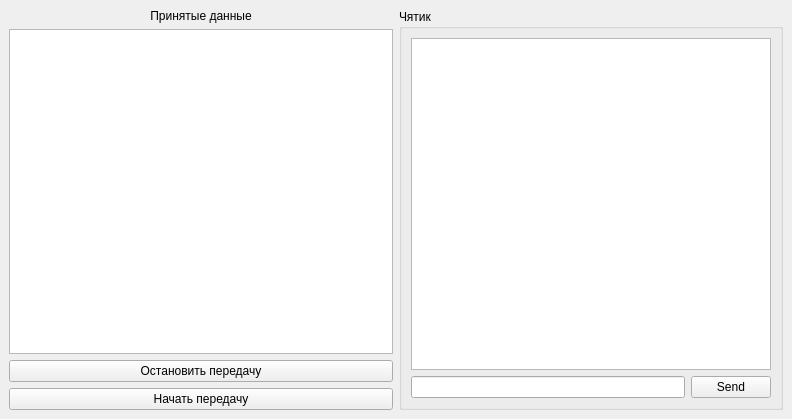
<?xml version="1.0" encoding="UTF-8"?>
<ui version="4.0">
 <class>MainWindow</class>
 <widget class="QMainWindow" name="MainWindow">
  <property name="geometry">
   <rect>
    <x>0</x>
    <y>0</y>
    <width>792</width>
    <height>419</height>
   </rect>
  </property>
  <property name="windowTitle">
   <string>MainWindow</string>
  </property>
  <widget class="QWidget" name="centralwidget">
   <layout class="QGridLayout" name="gridLayout_2">
    <item row="0" column="0">
     <widget class="QLabel" name="lb_receiveData">
      <property name="text">
       <string>Принятые данные</string>
      </property>
      <property name="alignment">
       <set>Qt::AlignCenter</set>
      </property>
     </widget>
    </item>
    <item row="1" column="0">
     <widget class="QTextEdit" name="te_result"/>
    </item>
    <item row="2" column="0">
     <widget class="QPushButton" name="pb_stop">
      <property name="text">
       <string>Остановить передачу</string>
      </property>
     </widget>
    </item>
    <item row="3" column="0">
     <widget class="QPushButton" name="pb_start">
      <property name="text">
       <string>Начать передачу</string>
      </property>
     </widget>
    </item>
    <item row="0" column="1" rowspan="4">
     <widget class="QGroupBox" name="groupBox">
      <property name="title">
       <string>Чятик</string>
      </property>
      <layout class="QGridLayout" name="gridLayout">
       <item row="0" column="0" colspan="2">
        <widget class="QTextEdit" name="te_msg_history"/>
       </item>
       <item row="1" column="0">
        <widget class="QLineEdit" name="le_msgText"/>
       </item>
       <item row="1" column="1">
        <widget class="QPushButton" name="pushButton">
         <property name="text">
          <string>Send</string>
         </property>
        </widget>
       </item>
      </layout>
     </widget>
    </item>
   </layout>
  </widget>
 </widget>
 <resources/>
 <connections/>
</ui>
